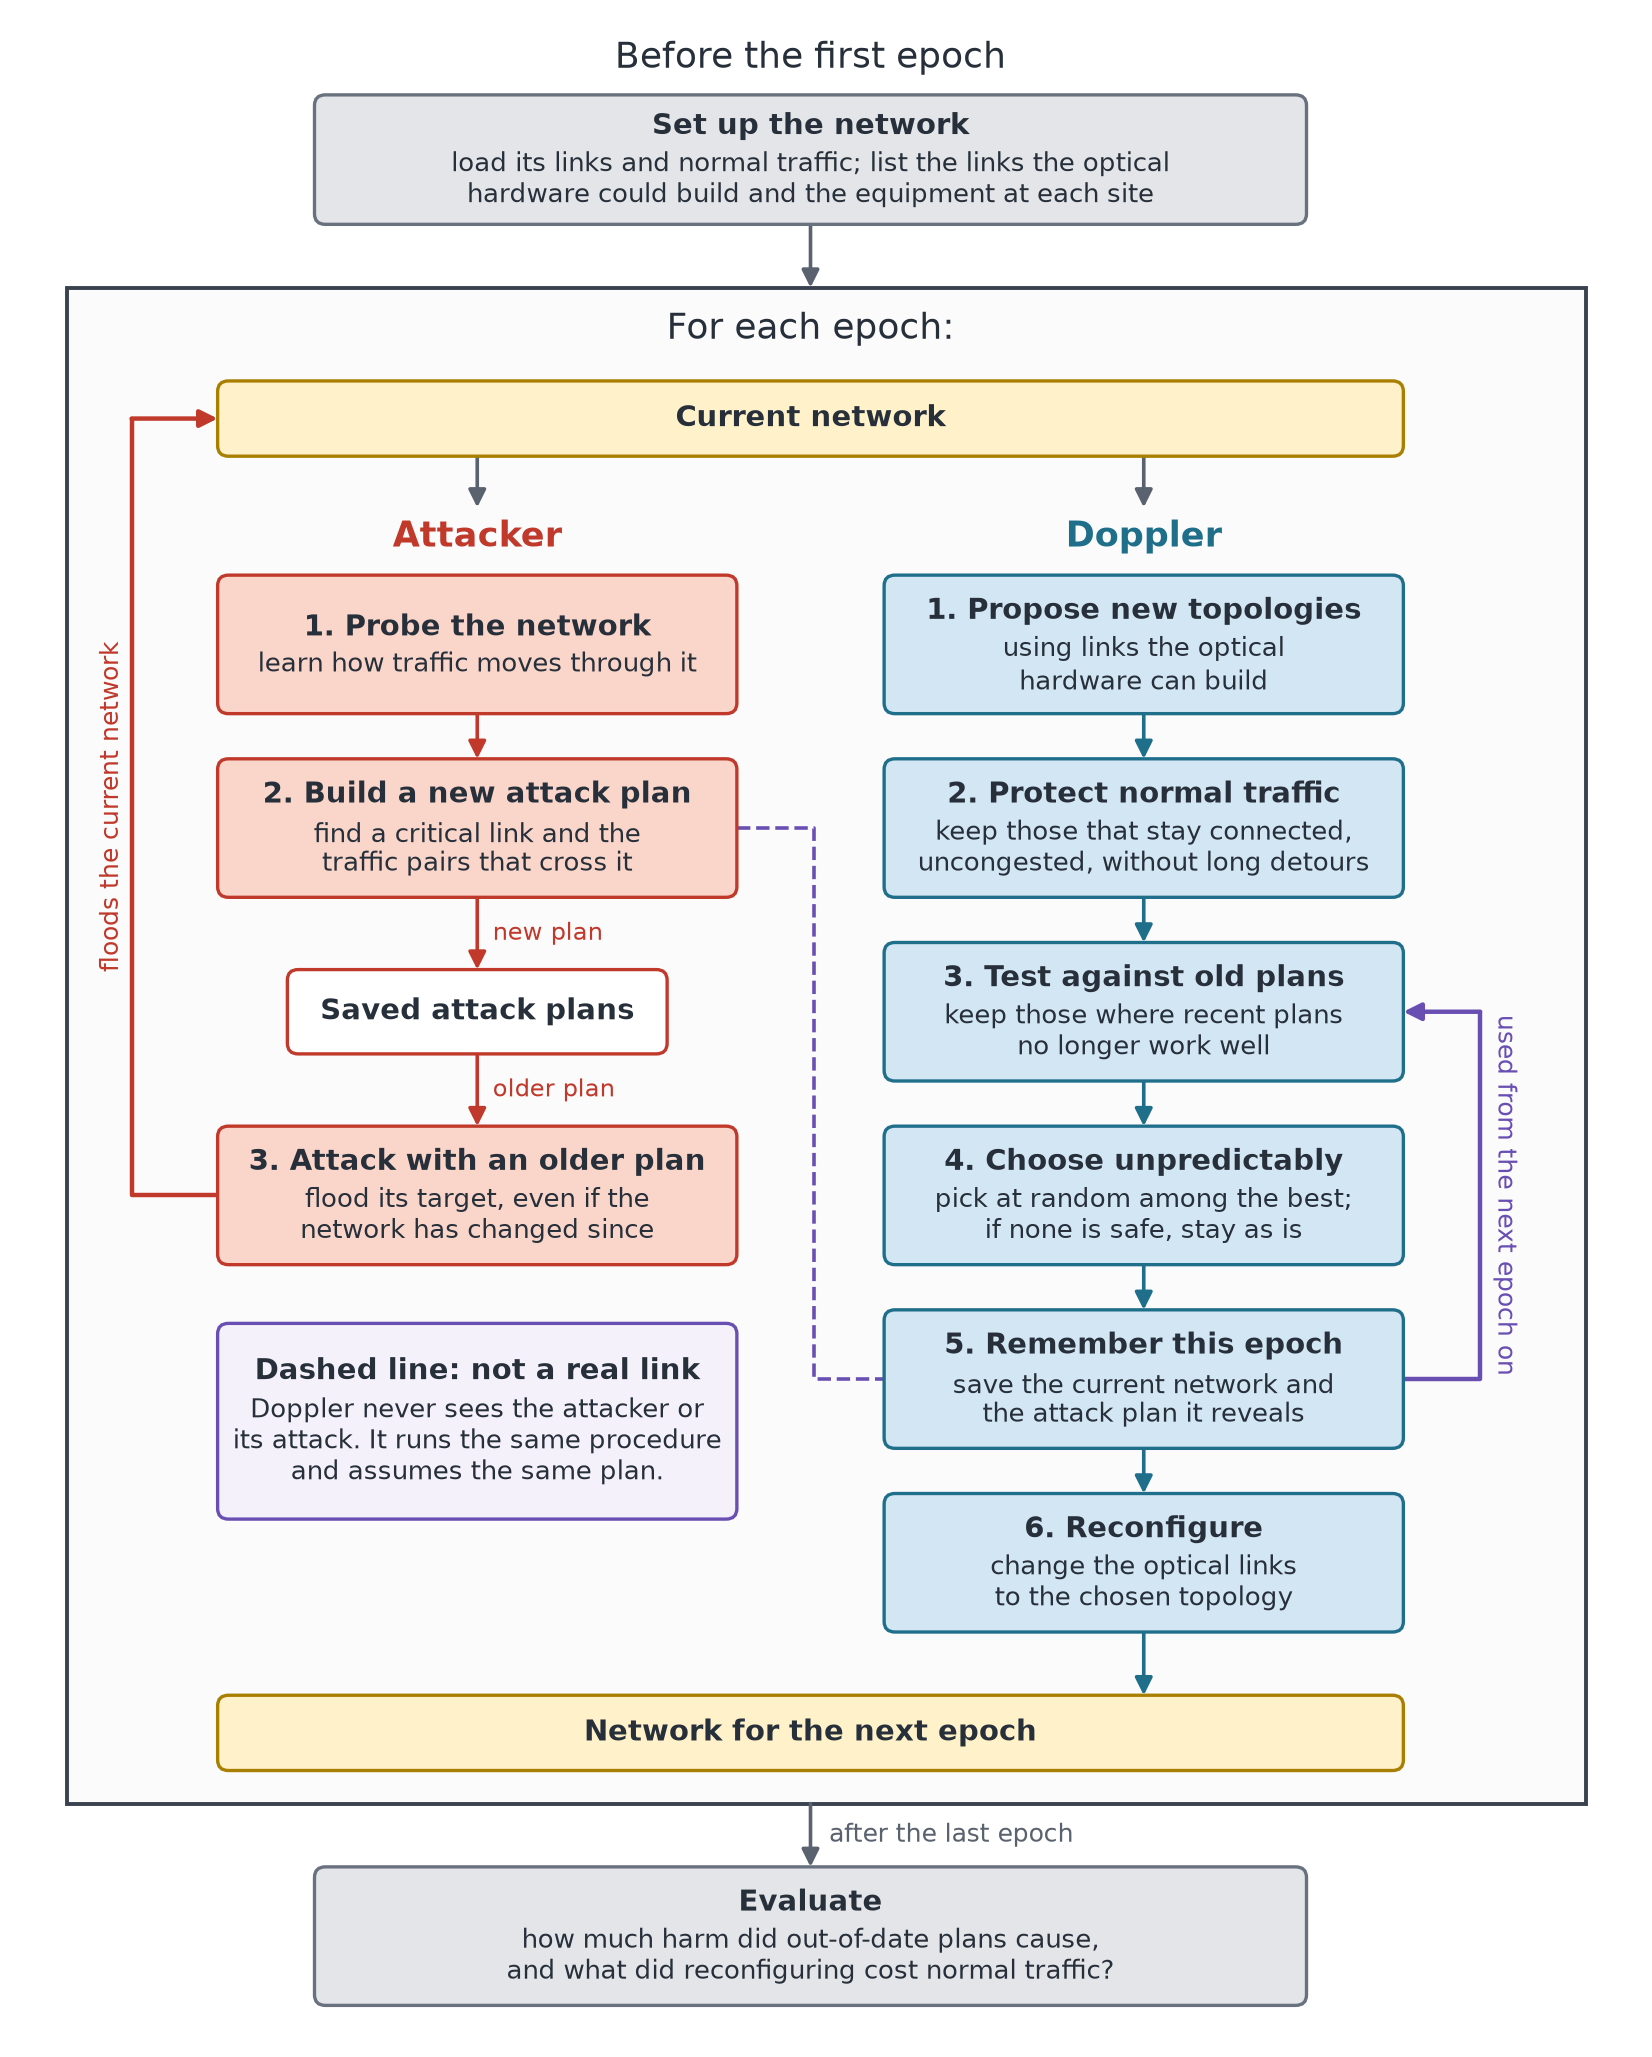

The script that saved this image:
"""Draw the plain-language, per-epoch overview of Doppler.

For explaining the process to other researchers and as a possible paper figure
(the control loop of §4.3, with the attacker of §2-3 beside it). The detailed
version, with equations and code references, is ``full_project_flow.dot``; the
exact procedure is in ``docs/epoch_walkthrough.md``.

Steps side by side happen in the same epoch. The arrows carry the meaning:

- The attacker's new plan goes into storage; the attack uses an older one
  (recon lag, D10).
- No arrow runs from the attacker to Doppler. The defender does not observe the
  attacker: it runs the same reconnaissance procedure itself (§4.8, I18).
- What Doppler remembers is first used in the next epoch (Eq. 19-20, D30).

Run from the repository root::

    python doppler2026/docs/diagrams/full_project_flow_simple.py

Writes ``full_project_flow_simple.png`` and ``.pdf`` next to this file.
"""

from pathlib import Path

import matplotlib

matplotlib.use("Agg")
matplotlib.rcParams["pdf.fonttype"] = 42

import matplotlib.pyplot as plt  # noqa: E402
from matplotlib.patches import FancyBboxPatch, Rectangle  # noqa: E402

INK = "#27303a"
MUTED = "#59626e"
ATTACKER = ("#f9d5ca", "#c0392b")
DOPPLER = ("#d3e6f3", "#1f6f8b")
NETWORK = ("#fff1c9", "#a97f00")
NEUTRAL = ("#e3e5e9", "#68717d")
MEMORY = "#6a4fb3"

WIDTH, HEIGHT = 10.4, 13.1
BOX_W, BOX_H = 3.35, 0.92
LEFT_X, RIGHT_X = 2.95, 7.25
FIRST_ROW, ROW_STEP = 8.95, 1.22


def row(index: float) -> float:
    return FIRST_ROW - index * ROW_STEP


def box(ax, x, y, title, body="", colors=NEUTRAL, width=BOX_W, height=BOX_H):
    fill, edge = colors
    ax.add_patch(
        FancyBboxPatch(
            (x - width / 2, y - height / 2),
            width,
            height,
            boxstyle="round,pad=0,rounding_size=0.07",
            facecolor=fill,
            edgecolor=edge,
            linewidth=1.2,
            zorder=3,
        )
    )
    if body:
        lines = body.count("\n") + 1
        ax.text(x, y + 0.11 * lines, title, ha="center", va="center", color=INK,
                fontsize=10.5, fontweight="bold", zorder=4)
        ax.text(x, y - 0.13, body, ha="center", va="center", color=INK,
                fontsize=9.3, linespacing=1.2, zorder=4)
    else:
        ax.text(x, y, title, ha="center", va="center", color=INK, fontsize=10.5,
                fontweight="bold", zorder=4)


def arrow(ax, start, end, color=MUTED, style="-", width=1.3):
    ax.annotate(
        "",
        xy=end,
        xytext=start,
        zorder=2,
        arrowprops={
            "arrowstyle": "-|>",
            "color": color,
            "linewidth": width,
            "linestyle": style,
            "shrinkA": 0,
            "shrinkB": 0,
            "mutation_scale": 13,
        },
    )


def elbow(ax, points, color=MUTED, style="-", head=True, width=1.3):
    """A right-angled line through ``points``, with an optional arrowhead."""
    last = len(points) - 2 if head else len(points) - 1
    xs, ys = zip(*points[: last + 1], strict=True)
    ax.plot(xs, ys, color=color, linestyle=style, linewidth=width, zorder=2,
            solid_capstyle="round")
    if head:
        arrow(ax, points[-2], points[-1], color, style, width)


def draw():
    fig, ax = plt.subplots(figsize=(WIDTH, HEIGHT))
    ax.set_xlim(0, WIDTH)
    ax.set_ylim(-0.3, HEIGHT)
    ax.axis("off")
    middle = (LEFT_X + RIGHT_X) / 2

    # Setup.
    ax.text(middle, 12.78, "Before the first epoch", ha="center", fontsize=13,
            color=INK)
    box(ax, middle, 12.17, "Set up the network",
        "load its links and normal traffic; list the links the optical\n"
        "hardware could build and the equipment at each site",
        width=6.4, height=0.86)
    arrow(ax, (middle, 11.74), (middle, 11.32))

    # The epoch frame.
    frame_bottom = 1.25
    ax.add_patch(Rectangle((0.3, frame_bottom), 9.8, 11.32 - frame_bottom,
                           facecolor="#fbfbfc", edgecolor="#39424e",
                           linewidth=1.4, zorder=0))
    ax.text(middle, 10.98, "For each epoch:", ha="center", fontsize=13, color=INK)

    # Network at the start of the epoch.
    net_y = 10.45
    box(ax, middle, net_y, "Current network", colors=NETWORK, width=7.65, height=0.5)
    ax.text(LEFT_X, 9.6, "Attacker", ha="center", fontsize=12.5, color=ATTACKER[1],
            fontweight="bold")
    ax.text(RIGHT_X, 9.6, "Doppler", ha="center", fontsize=12.5, color=DOPPLER[1],
            fontweight="bold")

    # Attacker column.
    box(ax, LEFT_X, row(0), "1. Probe the network",
        "learn how traffic moves through it", ATTACKER)
    box(ax, LEFT_X, row(1), "2. Build a new attack plan",
        "find a critical link and the\ntraffic pairs that cross it", ATTACKER)
    box(ax, LEFT_X, row(2), "Saved attack plans", colors=("#ffffff", ATTACKER[1]),
        width=2.45, height=0.56)
    box(ax, LEFT_X, row(3), "3. Attack with an older plan",
        "flood its target, even if the\nnetwork has changed since", ATTACKER)

    # Doppler column.
    steps = [
        ("1. Propose new topologies", "using links the optical\nhardware can build"),
        ("2. Protect normal traffic",
         "keep those that stay connected,\nuncongested, without long detours"),
        ("3. Test against old plans",
         "keep those where recent plans\nno longer work well"),
        ("4. Choose unpredictably",
         "pick at random among the best;\nif none is safe, stay as is"),
        ("5. Remember this epoch",
         "save the current network and\nthe attack plan it reveals"),
        ("6. Reconfigure", "change the optical links\nto the chosen topology"),
    ]
    for i, (title, body) in enumerate(steps):
        box(ax, RIGHT_X, row(i), title, body, DOPPLER)
    for i in range(len(steps) - 1):
        arrow(ax, (RIGHT_X, row(i) - BOX_H / 2), (RIGHT_X, row(i + 1) + BOX_H / 2),
              DOPPLER[1])

    # Attacker's vertical flow goes through storage: the new plan is not the
    # one used in this epoch's attack.
    arrow(ax, (LEFT_X, row(0) - BOX_H / 2), (LEFT_X, row(1) + BOX_H / 2), ATTACKER[1])
    arrow(ax, (LEFT_X, row(1) - BOX_H / 2), (LEFT_X, row(2) + 0.28), ATTACKER[1])
    arrow(ax, (LEFT_X, row(2) - 0.28), (LEFT_X, row(3) + BOX_H / 2), ATTACKER[1])
    ax.text(LEFT_X + 0.1, (row(1) - BOX_H / 2 + row(2) + 0.28) / 2, "new plan",
            va="center", fontsize=8.8, color=ATTACKER[1])
    ax.text(LEFT_X + 0.1, (row(2) - 0.28 + row(3) + BOX_H / 2) / 2,
            "older plan", va="center", fontsize=8.8,
            color=ATTACKER[1])

    # The current network feeds both columns; the attack lands on it.
    for x in (LEFT_X, RIGHT_X):
        arrow(ax, (x, net_y - 0.25), (x, 9.86))
    left_edge = LEFT_X - BOX_W / 2
    elbow(ax, [(left_edge, row(3)), (0.72, row(3)), (0.72, net_y),
               (middle - 7.65 / 2, net_y)], ATTACKER[1], width=1.6)
    ax.text(0.59, (row(3) + net_y) / 2, "floods the current network", rotation=90,
            ha="center", va="center", fontsize=9, color=ATTACKER[1])

    # Doppler models the attacker; it does not receive anything from it.
    gap_x = middle + 0.02
    elbow(ax, [(LEFT_X + BOX_W / 2, row(1)), (gap_x, row(1)), (gap_x, row(4)),
               (RIGHT_X - BOX_W / 2, row(4))], MEMORY, "--", head=False)
    box(ax, LEFT_X, row(4) - 0.28, "Dashed line: not a real link",
        "Doppler never sees the attacker or\nits attack. It runs the same procedure\n"
        "and assumes the same plan.",
        ("#f4f1fb", MEMORY), height=1.3)

    # What Doppler remembers is used from the next epoch on.
    right_edge = RIGHT_X + BOX_W / 2
    elbow(ax, [(right_edge, row(4)), (9.42, row(4)), (9.42, row(2)),
               (right_edge, row(2))], MEMORY, width=1.6)
    ax.text(9.58, row(3), "used from the next epoch on", rotation=270, ha="center",
            va="center", fontsize=9, color=MEMORY)

    # Network for the next epoch.
    next_y = 1.72
    arrow(ax, (RIGHT_X, row(5) - BOX_H / 2), (RIGHT_X, next_y + 0.25), DOPPLER[1])
    box(ax, middle, next_y, "Network for the next epoch", colors=NETWORK, width=7.65,
        height=0.5)

    # Evaluation.
    arrow(ax, (middle, frame_bottom), (middle, 0.83))
    ax.text(middle + 0.12, 1.04, "after the last epoch", va="center", fontsize=9,
            color=MUTED)
    box(ax, middle, 0.37, "Evaluate",
        "how much harm did out-of-date plans cause,\n"
        "and what did reconfiguring cost normal traffic?",
        width=6.4, height=0.92)

    here = Path(__file__).resolve().parent
    fig.savefig(here / "full_project_flow_simple.png", dpi=200, bbox_inches="tight",
                facecolor="white")
    fig.savefig(here / "full_project_flow_simple.pdf", bbox_inches="tight",
                facecolor="white")


if __name__ == "__main__":
    draw()
